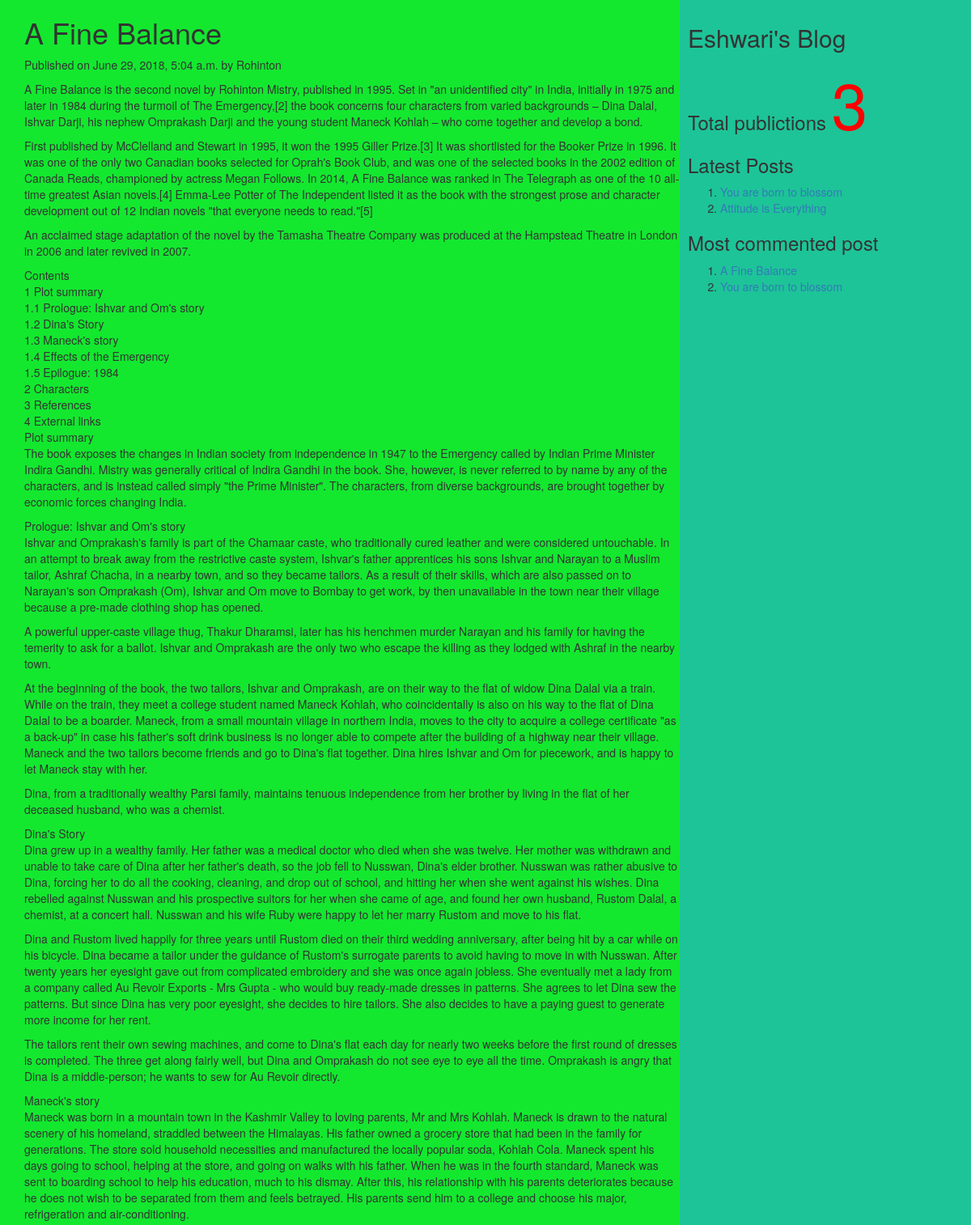
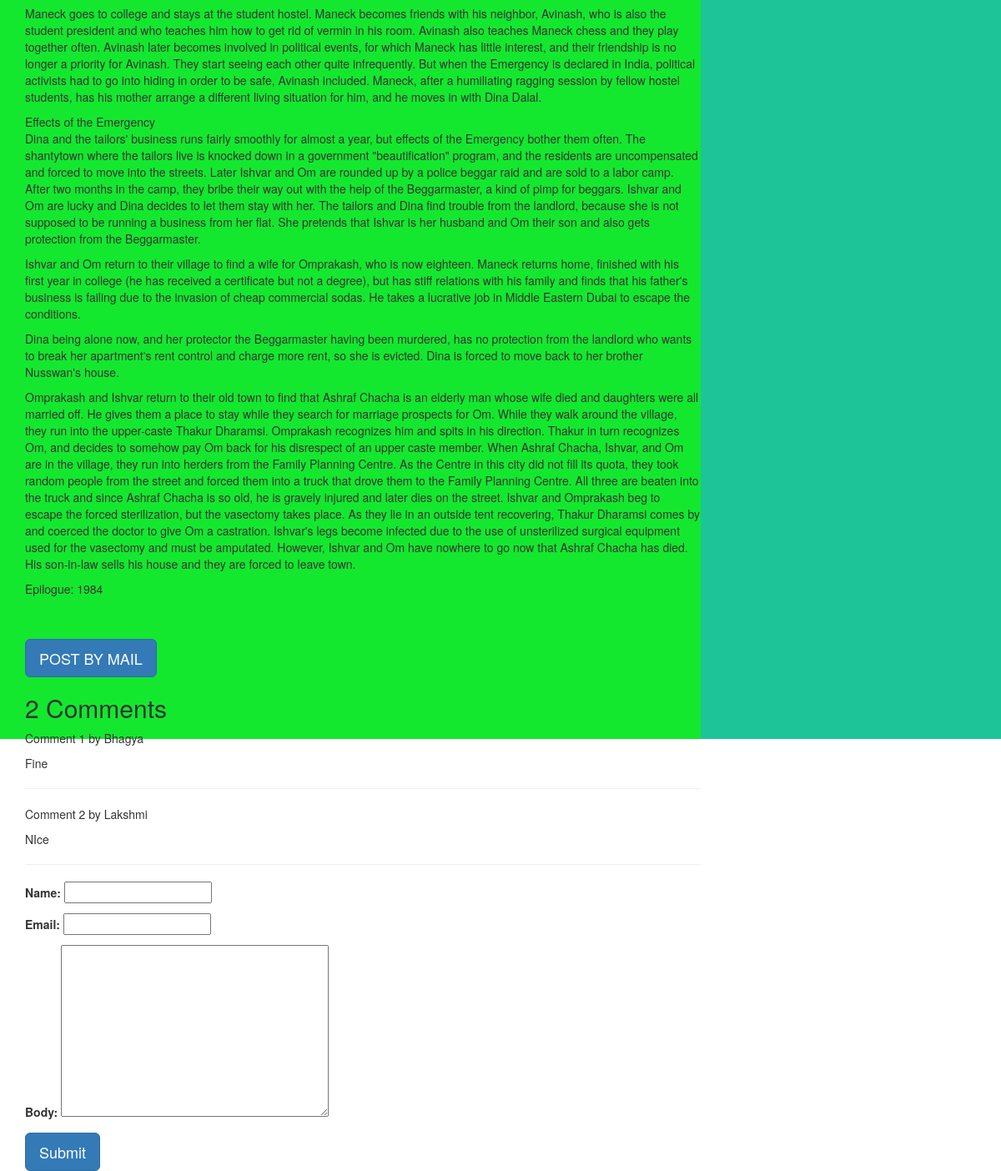
Page /2018/06/29/fine-balance on the committed database (2 pictures, top to bottom).
### myApp/models.py (models this page shows, shortened)
class Post(models.Model):
          tags=TaggableManager()
          STATUS_CHOICES=(('draft','Draft'),('published','Published'))
          title=models.CharField(max_length=256)
          slug=models.SlugField(max_length=264,unique_for_date='publish')
          author=models.ForeignKey(User,related_name='blog_posts',on_delete= models.CASCADE)
          body=models.TextField()
          publish=models.DateTimeField(default=timezone.now)
          created=models.DateTimeField(auto_now_add=True)
          updated=models.DateTimeField(auto_now=True)
          status= models.CharField(max_length=10,choices=STATUS_CHOICES,default='draft')
          objects=CustomManager()
          class Meta:
                ordering=('-publish',)
          def get_absolute_url(self):
                return reverse('post_detail',args=[self.publish.year,self.publish.strftime('%m'),self.publish.strftime('%d'),self.slug])

class Comment(models.Model):
    post=models.ForeignKey(Post,related_name="comments",on_delete=models.CASCADE)
    name=models.CharField(max_length=50)
    email=models.EmailField()
    body=models.TextField()
    created=models.DateTimeField(auto_now_add=True)
    updated=models.DateTimeField(auto_now=True)
    active=models.BooleanField(default=True)
    class Meta:
        ordering=('created',)

### myApp/views.py (the view, shortened to what this page needs)
# urls.py: url(r'(?P<year>\d{4})/(?P<month>\d{2})/(?P<day>\d{2})/(?P<post>[-\w]+)',views.post_detail_view,name='post_detail'),
def post_detail_view(request,year,month,day,post):
    post=get_object_or_404(Post,slug=post,publish__year=year,publish__month=month,publish__day=day)
    comments=post.comments.filter(active=True)
    csubmit=False
    form=CommentForm()
    d={'post':post,'form':form,'csubmit':csubmit,'comments':comments}
    return render(request,'myApp/post_detail.html',d)

### myApp/forms.py
class CommentForm(forms.ModelForm):
    class Meta:
        model=Comment
        fields=('name','email','body')

### myApp/models.py (called while the page is built)
    def get_queryset(self):
        return super().get_queryset().filter(status='published')

### myApp/templatetags/mytags.py (called while the page is built)
@register.simple_tag
def total_posts():
    return Post.objects.count()

@register.inclusion_tag('myApp/latest_post.html')
def show_latest_posts(count=3):
    latest_posts=Post.objects.order_by('-publish')[:count]
    return {'latest_posts':latest_posts}

@register.simple_tag
def get_most_commented_posts(count=2):
    return Post.objects.annotate(total_comments=Count('comments')).order_by('-total_comments')[:count]

### templates/myApp/post_detail.html (shortened to what this page needs)
<html>
    {%extends 'myApp/parent.html'%}
        {%block content_block%}
        <h1>{{post.title}}</h1>
        <p>Published on {{post.publish}} by {{post.author|title}}</p>
        {{post.body|linebreaks}} <br><br>
        <a href="/{{post.id}}/share" class='btn btn-lg btn-primary'>POST BY MAIL</a>
        {%with comments.count as comments_count%}
        <h2>{{comments_count}} Comment{{comments_count|pluralize}}</h2>
        {%endwith%}
        {%if comments%}
         {%for c in comments%}
         <p>Comment {{forloop.counter}} by {{c.name}}</p>
        <div>{{c.body|linebreaks}}</div>
        <hr>
        {%endfor%}
        {%else%}
         <p style="color:blue;font-size:30px;font-style:bold;border-bottom:1px red solid;">There are no comments</p>
        {%endif%}
         {%if csubmit%}
         <h2>Thank you..Your comment has been added successfully!!</h2>
         {%else%}
         <form  method="post">
           {{form.as_p}}
           <input type="submit" class='btn btn-lg btn-primary' value="Submit">
         </form>
         {%endif%}
        {%endblock%}

### templates/myApp/parent.html (shortened to what this page needs)
<html>
{%load mytags%}
    <head>
        <link rel="stylesheet" href="https://maxcdn.bootstrapcdn.com/bootstrap/3.3.7/css/bootstrap.min.css">
    </head>
    <body>
        <div class="content" style="width:70%;float:left;background-color:#13e82f;height:300%;padding:0 0 0 30px">
              {%block content_block%}
              {%endblock%}
        </div>
        <div class="sidebar" style="width:30%;float:right;background-color:#1dc498;height:300%;padding:10px">
            <h2>Eshwari's Blog</h2>
            <h3>Total publictions
              <span style="color:red;font-size:80px">
              {%total_posts%}</span>
              <h3>Latest Posts</h3>
              {% show_latest_posts 2 %}
              <h3>Most commented post</h3>
              {%get_most_commented_posts as m%}
              <ol>
                {%for post in m%}
                <li><a href="{{post.get_absolute_url}}">{{post.title}}</a></li>
                {%endfor%}
              </ol>
            </h3>
        </div>
    </body>
</html>

### templates/myApp/latest_post.html
<!DOCTYPE html>
<html lang="en" dir="ltr">
  <body>
    <ol>
    {%for post in latest_posts%}
    <li><a href="{{post.get_absolute_url}}">{{post.title}}</a></li>
    {%endfor%}
    </ol>
  </body>
</html>

### rows in the picture
Post: title "A Fine Balance", publish "June 29, 2018, 5:04 a.m.", author "Rohinton", body "A Fine Balance is the second novel by Rohinton Mistry, published in 1995. Set in \"an unidentified city\" in India, initially in 1975 and later in 1984 during the turmoil of The Emergency,[2] the book concerns four characters from varied backgrounds – Dina Dalal, Ishvar Darji, his nephew Omprakash Darji and the young student Maneck Kohlah – who come together and develop a bond. First published by McClelland and Stewart in 1995, it won the 1995 Giller Prize.[3] It was shortlisted for the Booker Prize in 1996. It was one of the only two Canadian books selected for Oprah's Book Club, and was one of the selected books in the 2002 edition of Canada Reads, championed by actress Megan Follows. In…"
Comment: name "Bhagya", body "Fine"
Comment: name "Lakshmi", body "NIce"
Post: title "You are born to blossom"
Post: title "Attitude is Everything"

### other values in the picture
{{ comments_count }} "2"
